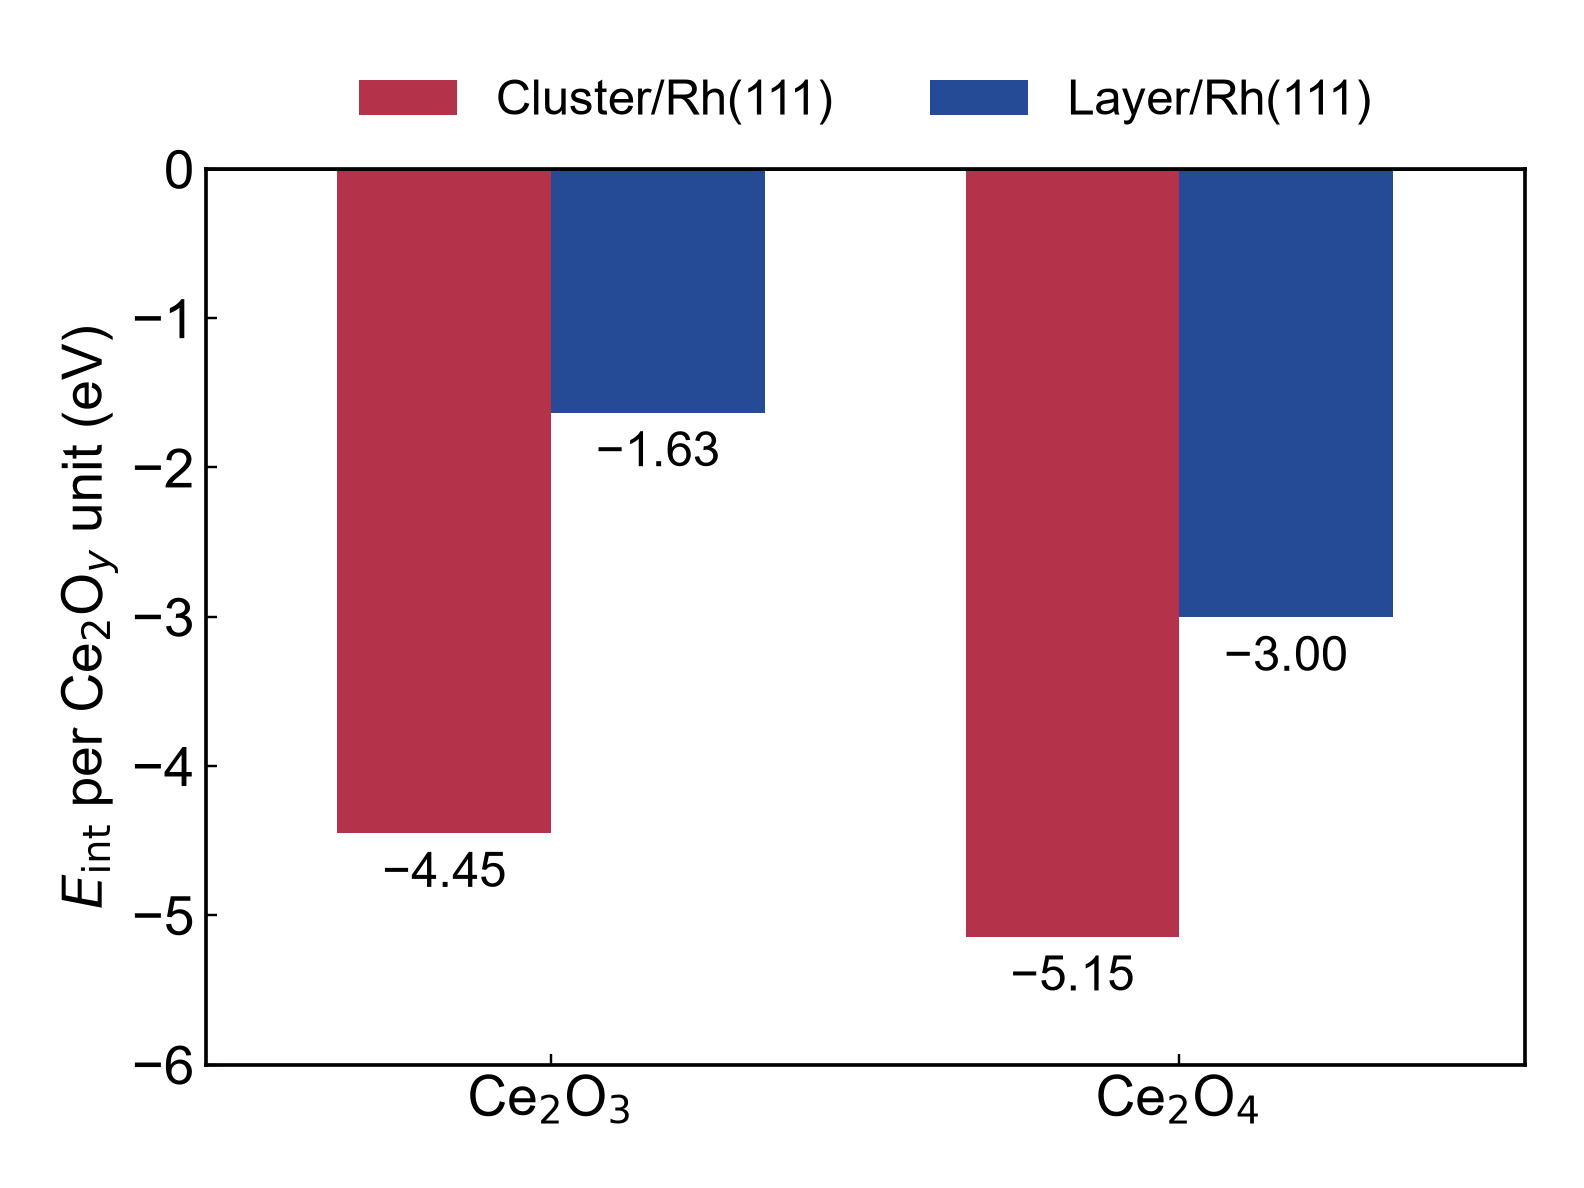

Source code (Python):
"""E_int of Ce2Oy clusters (Stage 5) and Ce4O2y layers/2 (Stage 4) on Rh(111), per Ce2Oy unit -> figures/Fig_Eint.png."""
import json
import os

import matplotlib

matplotlib.use("Agg")
import matplotlib.pyplot as plt
import numpy as np

HERE = os.path.dirname(os.path.abspath(__file__))
CC = os.path.dirname(os.path.dirname(HERE))
R5 = json.load(open(os.path.join(CC, "DynSMSI_stage5_cluster_layer_Eint_20260930", "results", "stage5_Eint.json"),
                    encoding="utf-8"))["comparison"]

lab = ["Ce$_2$O$_3$", "Ce$_2$O$_4$"]
clu = [R5["Ce2O3"]["cluster_E_int"], R5["Ce2O4"]["cluster_E_int"]]
lay = [R5["Ce2O3"]["layer_E_int_per_unit"], R5["Ce2O4"]["layer_E_int_per_unit"]]

plt.rcParams.update({"font.family": "Arial", "font.size": 18, "axes.linewidth": 1.2,
                     "xtick.direction": "in", "ytick.direction": "in"})
fig, ax = plt.subplots(figsize=(7.2, 5.4))
x = np.arange(2)
w = 0.34
for dx, v, col, name in ((-w / 2, clu, "#b5334a", "Cluster/Rh(111)"), (w / 2, lay, "#264b96", "Layer/Rh(111)")):
    bars = ax.bar(x + dx, v, w, color=col, label=name)
    for bx, vv in zip(bars, v):
        ax.text(bx.get_x() + bx.get_width() / 2, vv - 0.12, ("%.2f" % vv).replace("-", "−"),
                ha="center", va="top", fontsize=16)
ax.axhline(0, color="k", lw=1.0)
ax.set_xticks(x, lab)
ax.set_ylim(-6.0, 0)
ax.set_ylabel(r"$E_\mathrm{int}$ per Ce$_2$O$_y$ unit (eV)")
ax.legend(frameon=False, loc="lower center", bbox_to_anchor=(0.5, 1.0), ncol=2, fontsize=16)
ax.set_xlim(-0.55, 1.55)
fig.tight_layout()
os.makedirs(os.path.join(HERE, "figures"), exist_ok=True)
fig.savefig(os.path.join(HERE, "figures", "Fig_Eint.png"), dpi=220)
print(clu, lay)
